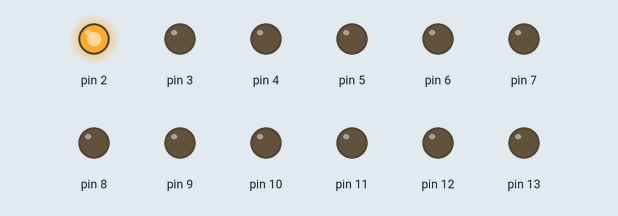
This sketch was run on a simulated Arduino Uno, built with avr-gcc and run on an emulated ATmega328P. On the bench: output pins drawn as LEDs (lit = HIGH).

Above: at 0.1 s.
At 4.1 s:
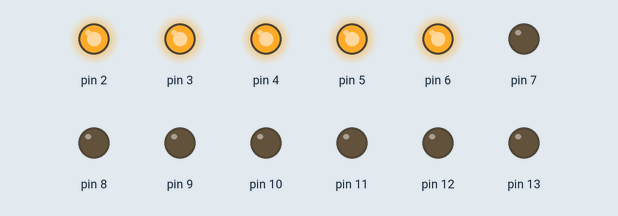
At 9.1 s:
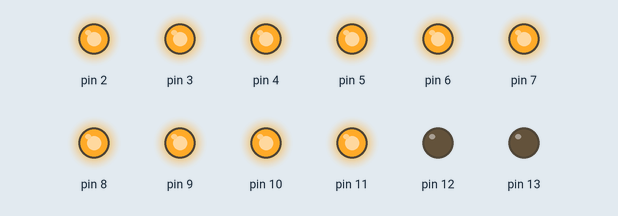
At 19.1 s:
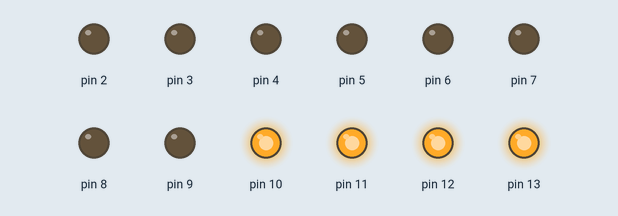
At 29.1 s:
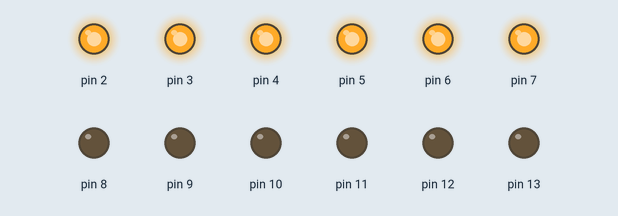
At 39.1 s:
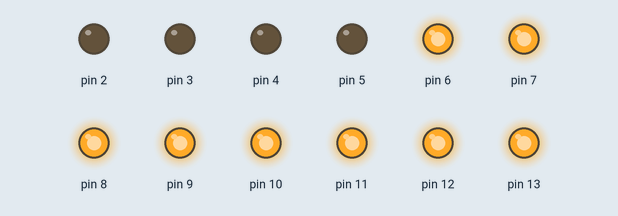
Timing chart, 0 to 40.0 s (numbered marks = the images above):
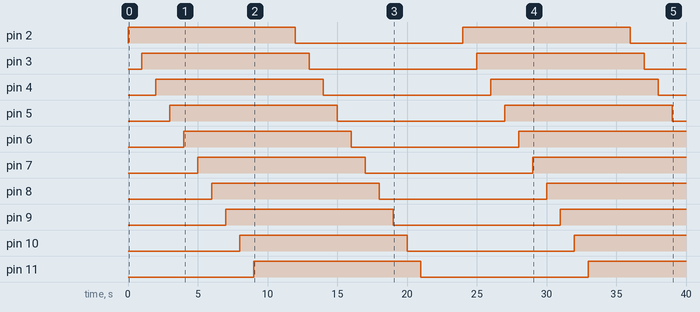

Measured:
- by itself, pin 2–5: alternates HIGH for 12.0 s and LOW for 12.0 s
- by itself, pin 6: LOW → HIGH at 4.0 s, → LOW 12.0 s later, → HIGH 12.0 s later
- by itself, pin 7: LOW → HIGH at 5.0 s, → LOW 12.0 s later, → HIGH 12.0 s later
- by itself, pin 8: LOW → HIGH at 6.0 s, → LOW 12.0 s later, → HIGH 12.0 s later
- by itself, pin 9: LOW → HIGH at 7.0 s, → LOW 12.0 s later, → HIGH 12.0 s later
- by itself, pin 10: LOW → HIGH at 8.0 s, → LOW 12.0 s later, → HIGH 12.0 s later
- by itself, pin 11: LOW → HIGH at 9.0 s, → LOW 12.0 s later, → HIGH 12.0 s later
- by itself, pin 12: LOW → HIGH at 10.0 s, → LOW 12.0 s later, → HIGH 12.0 s later

The sketch:

5.2.ino
```cpp
void setup() {
  for (int i=2;i<=13;i++)
    pinMode(i, OUTPUT);
}

void on(int port) {
  digitalWrite(port, HIGH);
}

void off(int port) {
  digitalWrite(port, LOW);
}

// the loop function runs over and over again forever
void loop() {
  for (int i=2; i<=13; i++) {
    on(i);
    delay(1000);
  }

  for (int i=2; i<=13; i++) {
    off(i);
    delay(1000);
  }
}
```
